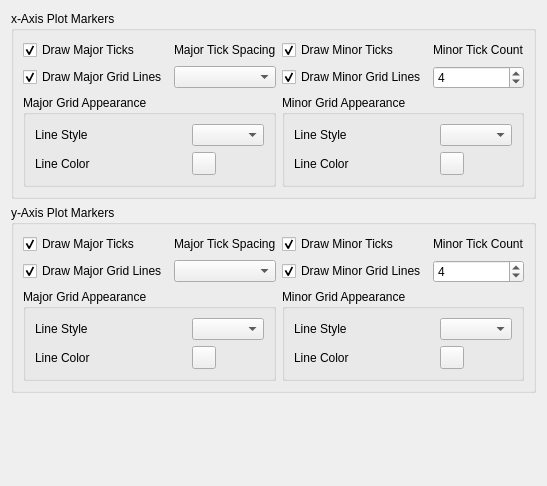
<ui version="4.0" >
 <class>PlotMarkersTab</class>
 <widget class="QWidget" name="PlotMarkersTab" >
  <property name="geometry" >
   <rect>
    <x>0</x>
    <y>0</y>
    <width>496</width>
    <height>486</height>
   </rect>
  </property>
  <property name="windowTitle" >
   <string>Form</string>
  </property>
  <layout class="QGridLayout" >
   <item row="0" column="0" >
    <widget class="QGroupBox" name="xAxisGroup" >
     <property name="title" >
      <string>x-Axis Plot Markers</string>
     </property>
     <layout class="QGridLayout" >
      <item row="0" column="0" >
       <widget class="QCheckBox" name="_drawXAxisMajorTicks" >
        <property name="text" >
         <string>Draw Major Ticks</string>
        </property>
        <property name="checked" >
         <bool>true</bool>
        </property>
       </widget>
      </item>
      <item row="0" column="1" >
       <widget class="QLabel" name="label" >
        <property name="text" >
         <string>Major Tick Spacing</string>
        </property>
       </widget>
      </item>
      <item row="0" column="2" >
       <widget class="QCheckBox" name="_drawXAxisMinorTicks" >
        <property name="text" >
         <string>Draw Minor Ticks</string>
        </property>
        <property name="checked" >
         <bool>true</bool>
        </property>
       </widget>
      </item>
      <item row="0" column="3" >
       <widget class="QLabel" name="label_3" >
        <property name="text" >
         <string>Minor Tick Count</string>
        </property>
       </widget>
      </item>
      <item row="1" column="0" >
       <widget class="QCheckBox" name="_drawXAxisMajorGridLines" >
        <property name="text" >
         <string>Draw Major Grid Lines</string>
        </property>
        <property name="checked" >
         <bool>true</bool>
        </property>
       </widget>
      </item>
      <item row="1" column="1" >
       <widget class="QComboBox" name="_xAxisMajorTickSpacing" />
      </item>
      <item row="1" column="2" >
       <widget class="QCheckBox" name="_drawXAxisMinorGridLines" >
        <property name="text" >
         <string>Draw Minor Grid Lines</string>
        </property>
        <property name="checked" >
         <bool>true</bool>
        </property>
       </widget>
      </item>
      <item row="1" column="3" >
       <widget class="QSpinBox" name="_xAxisMinorTickCount" >
        <property name="minimum" >
         <number>1</number>
        </property>
        <property name="maximum" >
         <number>10</number>
        </property>
        <property name="value" >
         <number>4</number>
        </property>
       </widget>
      </item>
      <item row="2" column="0" colspan="2" >
       <widget class="QGroupBox" name="_xAxisMajorGridGroup" >
        <property name="title" >
         <string>Major Grid Appearance</string>
        </property>
        <layout class="QGridLayout" >
         <item row="0" column="0" >
          <widget class="QLabel" name="_Label_3" >
           <property name="text" >
            <string>Line Style</string>
           </property>
          </widget>
         </item>
         <item row="0" column="1" >
          <widget class="QComboBox" name="_xAxisMajorLineStyle" />
         </item>
         <item row="1" column="0" >
          <widget class="QLabel" name="label_10" >
           <property name="text" >
            <string>Line Color</string>
           </property>
          </widget>
         </item>
         <item row="1" column="1" >
          <widget class="Kst::ColorButton" name="_xAxisMajorLineColor" />
         </item>
        </layout>
       </widget>
      </item>
      <item row="2" column="2" colspan="2" >
       <widget class="QGroupBox" name="_xAxisMinorGridGroup" >
        <property name="title" >
         <string>Minor Grid Appearance</string>
        </property>
        <layout class="QGridLayout" >
         <item row="0" column="0" >
          <widget class="QLabel" name="_yAxisMinorLineStyleLabel_2" >
           <property name="text" >
            <string>Line Style</string>
           </property>
          </widget>
         </item>
         <item row="0" column="1" >
          <widget class="QComboBox" name="_xAxisMinorLineStyle" />
         </item>
         <item row="1" column="0" >
          <widget class="QLabel" name="label_12" >
           <property name="text" >
            <string>Line Color</string>
           </property>
          </widget>
         </item>
         <item row="1" column="1" >
          <widget class="Kst::ColorButton" name="_xAxisMinorLineColor" />
         </item>
        </layout>
       </widget>
      </item>
     </layout>
    </widget>
   </item>
   <item row="1" column="0" >
    <widget class="QGroupBox" name="yAxisGroup" >
     <property name="title" >
      <string>y-Axis Plot Markers</string>
     </property>
     <layout class="QGridLayout" >
      <item row="0" column="0" >
       <widget class="QCheckBox" name="_drawYAxisMajorTicks" >
        <property name="text" >
         <string>Draw Major Ticks</string>
        </property>
        <property name="checked" >
         <bool>true</bool>
        </property>
       </widget>
      </item>
      <item row="0" column="1" >
       <widget class="QLabel" name="label_2" >
        <property name="text" >
         <string>Major Tick Spacing</string>
        </property>
       </widget>
      </item>
      <item row="0" column="2" >
       <widget class="QCheckBox" name="_drawYAxisMinorTicks" >
        <property name="text" >
         <string>Draw Minor Ticks</string>
        </property>
        <property name="checked" >
         <bool>true</bool>
        </property>
       </widget>
      </item>
      <item row="0" column="3" >
       <widget class="QLabel" name="label_4" >
        <property name="text" >
         <string>Minor Tick Count</string>
        </property>
       </widget>
      </item>
      <item row="1" column="0" >
       <widget class="QCheckBox" name="_drawYAxisMajorGridLines" >
        <property name="text" >
         <string>Draw Major Grid Lines</string>
        </property>
        <property name="checked" >
         <bool>true</bool>
        </property>
       </widget>
      </item>
      <item row="1" column="1" >
       <widget class="QComboBox" name="_yAxisMajorTickSpacing" />
      </item>
      <item row="1" column="2" >
       <widget class="QCheckBox" name="_drawYAxisMinorGridLines" >
        <property name="text" >
         <string>Draw Minor Grid Lines</string>
        </property>
        <property name="checked" >
         <bool>true</bool>
        </property>
       </widget>
      </item>
      <item row="1" column="3" >
       <widget class="QSpinBox" name="_yAxisMinorTickCount" >
        <property name="minimum" >
         <number>1</number>
        </property>
        <property name="maximum" >
         <number>10</number>
        </property>
        <property name="value" >
         <number>4</number>
        </property>
       </widget>
      </item>
      <item row="2" column="0" colspan="2" >
       <widget class="QGroupBox" name="_yAxisMajorGridGroup" >
        <property name="title" >
         <string>Major Grid Appearance</string>
        </property>
        <layout class="QGridLayout" >
         <item row="0" column="0" >
          <widget class="QLabel" name="_Label_2" >
           <property name="text" >
            <string>Line Style</string>
           </property>
          </widget>
         </item>
         <item row="0" column="1" >
          <widget class="QComboBox" name="_yAxisMajorLineStyle" />
         </item>
         <item row="1" column="0" >
          <widget class="QLabel" name="label_8" >
           <property name="text" >
            <string>Line Color</string>
           </property>
          </widget>
         </item>
         <item row="1" column="1" >
          <widget class="Kst::ColorButton" name="_yAxisMajorLineColor" />
         </item>
        </layout>
       </widget>
      </item>
      <item row="2" column="2" colspan="2" >
       <widget class="QGroupBox" name="_yAxisMinorGridGroup" >
        <property name="title" >
         <string>Minor Grid Appearance</string>
        </property>
        <layout class="QGridLayout" >
         <item row="0" column="0" >
          <widget class="QLabel" name="_yAxisMinorLineStyleLabel" >
           <property name="text" >
            <string>Line Style</string>
           </property>
          </widget>
         </item>
         <item row="0" column="1" >
          <widget class="QComboBox" name="_yAxisMinorLineStyle" />
         </item>
         <item row="1" column="0" >
          <widget class="QLabel" name="label_6" >
           <property name="text" >
            <string>Line Color</string>
           </property>
          </widget>
         </item>
         <item row="1" column="1" >
          <widget class="Kst::ColorButton" name="_yAxisMinorLineColor" />
         </item>
        </layout>
       </widget>
      </item>
     </layout>
    </widget>
   </item>
   <item row="2" column="0" >
    <spacer>
     <property name="orientation" >
      <enum>Qt::Vertical</enum>
     </property>
     <property name="sizeHint" >
      <size>
       <width>20</width>
       <height>31</height>
      </size>
     </property>
    </spacer>
   </item>
  </layout>
 </widget>
 <customwidgets>
  <customwidget>
   <class>Kst::ColorButton</class>
   <extends>QToolButton</extends>
   <header>colorbutton.h</header>
  </customwidget>
 </customwidgets>
 <resources/>
 <connections/>
</ui>
